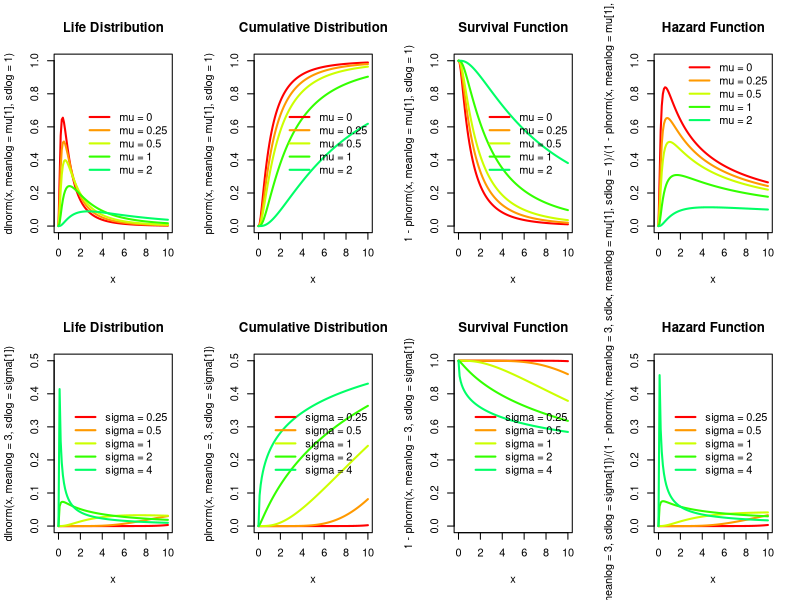

Reproduce this figure in R.
##### 로그 정규 분포
par(mfrow = c(2, 4))

### parameter: mu
mu = c(0, 0.25, 0.5, 1, 2)	# meanlog

### Input Variable
x <- seq(0, 10, length.out = 101)

color = rainbow(10)

### Life Distribution
plot(x, dlnorm(x, meanlog=mu[1], sdlog=1), xlim=c(0, 10), ylim=c(0, 1), col=color[1], lwd=2, type = 'l', main="Life Distribution")
for (i in 2:5)	{	lines(x, dlnorm(x, meanlog=mu[i], sdlog=1), col=color[i], lwd=2);	}
legend('right', bty = 'n', lwd=2, col=color[1:5], legend = c('mu = 0', 'mu = 0.25', 'mu = 0.5', 'mu = 1', 'mu = 2'))

### Cumulative Distribution
plot(x, plnorm(x, meanlog=mu[1], sdlog=1), xlim=c(0, 10), ylim=c(0, 1), col=color[1], lwd=2, type = 'l', main="Cumulative Distribution")
for (i in 2:5)	{	lines(x, plnorm(x, meanlog=mu[i], sdlog=1), col=color[i], lwd=2);	}
legend('right', bty = 'n', lwd=2, col=color[1:5], legend = c('mu = 0', 'mu = 0.25', 'mu = 0.5', 'mu = 1', 'mu = 2'))

### Survival Function
plot(x, 1-plnorm(x, meanlog=mu[1], sdlog=1), xlim=c(0, 10), ylim=c(0, 1), col=color[1], lwd=2, type = 'l', main="Survival Function")
for (i in 2:5)	{	lines(x, 1-plnorm(x, meanlog=mu[i], sdlog=1), col=color[i], lwd=2);	}
legend('right', bty = 'n', lwd=2, col=color[1:5], legend = c('mu = 0', 'mu = 0.25', 'mu = 0.5', 'mu = 1', 'mu = 2'))

### Hazard Function
plot(x, dlnorm(x, meanlog=mu[1], sdlog=1)/(1-plnorm(x, meanlog=mu[1], sdlog=1)), xlim=c(0, 10), ylim=c(0, 1), col=color[1], lwd=2, type = 'l', main="Hazard Function")
for (i in 2:5) {	lines(x, dlnorm(x, meanlog=mu[i], sdlog=1)/(1-plnorm(x, meanlog=mu[i], sdlog=1)), col=color[i], lwd=2);	}
legend('topright', bty = 'n', lwd=2, col=color[1:5], legend = c('mu = 0', 'mu = 0.25', 'mu = 0.5', 'mu = 1', 'mu = 2'))



### parameter: sigma
sigma = c(0.25, 0.5, 1, 2, 4)	#sdlog

### Input Variable
x <- seq(0, 10, length.out = 101)

color = rainbow(10)

### Life Distribution
plot(x, dlnorm(x, meanlog=3, sdlog=sigma[1]), xlim=c(0, 10), ylim=c(0, 0.5), col=color[1], lwd=2, type = 'l', main="Life Distribution")
for (i in 2:5)	{	lines(x, dlnorm(x, meanlog=3, sdlog=sigma[i]), col=color[i], lwd=2);	}
legend('right', bty = 'n', lwd=2, col=color[1:5], legend = c('sigma = 0.25', 'sigma = 0.5', 'sigma = 1', 'sigma = 2', 'sigma = 4'))

### Cumulative Distribution
plot(x, plnorm(x, meanlog=3, sdlog=sigma[1]), xlim=c(0, 10), ylim=c(0, 0.5), col=color[1], lwd=2, type = 'l', main="Cumulative Distribution")
for (i in 2:5)	{	lines(x, plnorm(x, meanlog=3, sdlog=sigma[i]), col=color[i], lwd=2);	}
legend('right', bty = 'n', lwd=2, col=color[1:5], legend = c('sigma = 0.25', 'sigma = 0.5', 'sigma = 1', 'sigma = 2', 'sigma = 4'))

### Survival Function
plot(x, 1-plnorm(x, meanlog=3, sdlog=sigma[1]), xlim=c(0, 10), ylim=c(0, 1), col=color[1], lwd=2, type = 'l', main="Survival Function")
for (i in 2:5)	{	lines(x, 1-plnorm(x, meanlog=3, sdlog=sigma[i]), col=color[i], lwd=2);	}
legend('right', bty = 'n', lwd=2, col=color[1:5], legend = c('sigma = 0.25', 'sigma = 0.5', 'sigma = 1', 'sigma = 2', 'sigma = 4'))

### Hazard Function
plot(x, dlnorm(x, meanlog=3, sdlog=sigma[1])/(1-plnorm(x, meanlog=3, sdlog=sigma[1])), xlim=c(0, 10), ylim=c(0, 0.5), col=color[1], lwd=2, type = 'l', main="Hazard Function")
for (i in 2:5) {	lines(x, dlnorm(x, meanlog=3, sdlog=sigma[i])/(1-plnorm(x, meanlog=3, sdlog=sigma[i])), col=color[i], lwd=2);	}
legend('right', bty = 'n', lwd=2, col=color[1:5], legend = c('sigma = 0.25', 'sigma = 0.5', 'sigma = 1', 'sigma = 2', 'sigma = 4'))